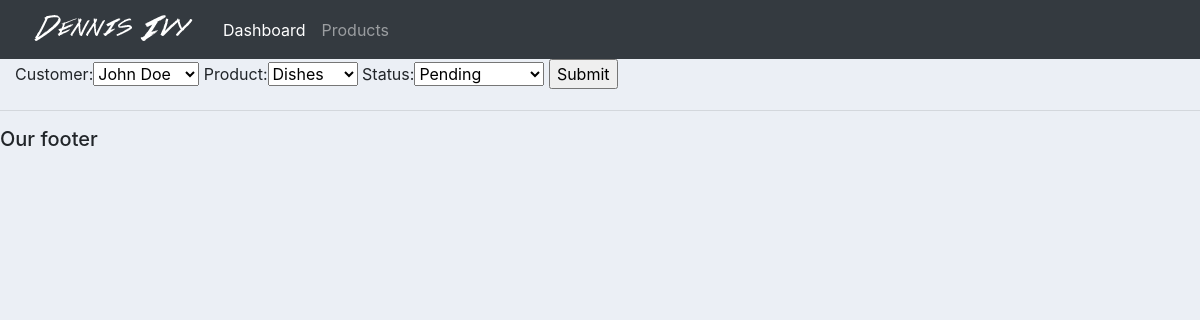
The page /update_order/7 on the database its author committed.
### accounts/models.py (models this page shows, shortened)
class Order(models.Model):
    STATUS = (
        ('Pending', 'Pending'),
        ('Out for delivery', 'Out for deliver'),
        ('Delivered', 'Delivered')
    )
    customer = models.ForeignKey(Customer, null=True, on_delete=models.SET_NULL)
    product = models.ForeignKey(Product, null=True, on_delete=models.SET_NULL)
    date_created = models.DateTimeField(auto_now_add=True, null=True)
    status = models.CharField(max_length=200, null=True, choices=STATUS)

### accounts/views.py (the view)
# urls.py: path("update_order/<str:pk>", views.update_order, name="update_order"),
def update_order(request, pk):
    order = Order.objects.get(id=pk)
    form = OrderForm(instance=order)
    context = { 'form': form }
    if request.method == "POST":
        form = OrderForm(request.POST, instance=order)
        if form.is_valid():
            form.save()
            return redirect('/')
    return render(request, 'accounts/order_form.html', context)

### accounts/forms.py
class OrderForm(ModelForm):
    class Meta:
        model = Order
        fields = '__all__'

### accounts/models.py (called while the page is built)
    def __str__(self):
        return self.name

    def __str__(self):
        return self.name

### accounts/templates/accounts/order_form.html (shortened to what this page needs)
{% extends 'accounts/main.html' %}
{% load static %}
{% block content%}
    <form method="POST" action="">
        {{form}}
        <input type="submit" name="Submit"/>
    </form>
{% endblock content%}

### static/css/main.css (style rules this page uses)
body { background-color: #ebeff5; }

### rows shown on the page
Order: customer "John Doe", product "Dishes", status "Pending"
